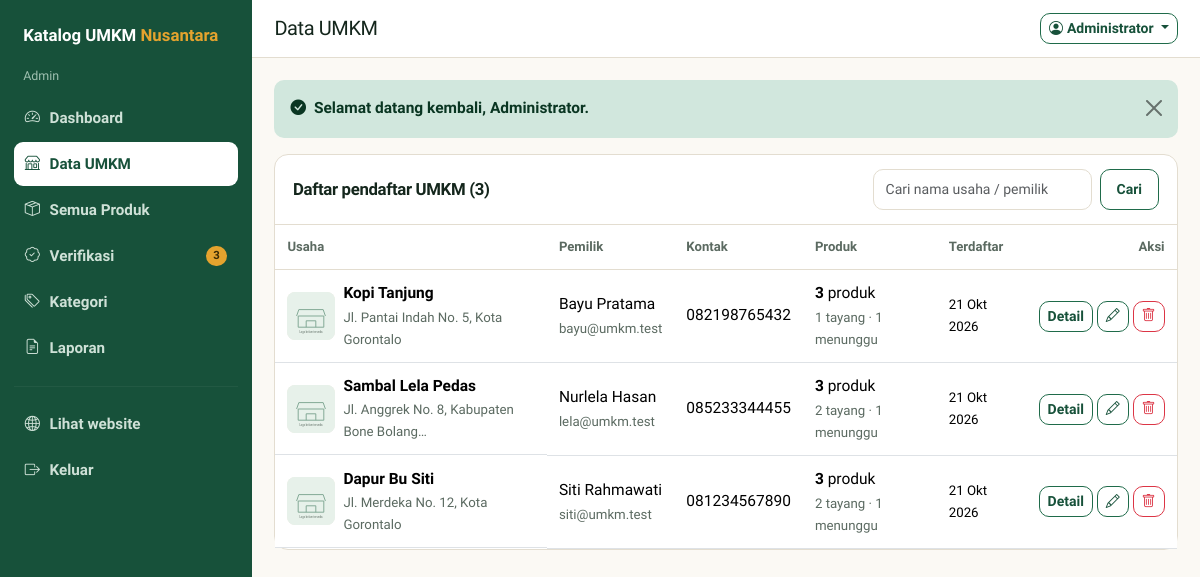
The page /admin/umkm.php (signed in) on the database as committed earlier.
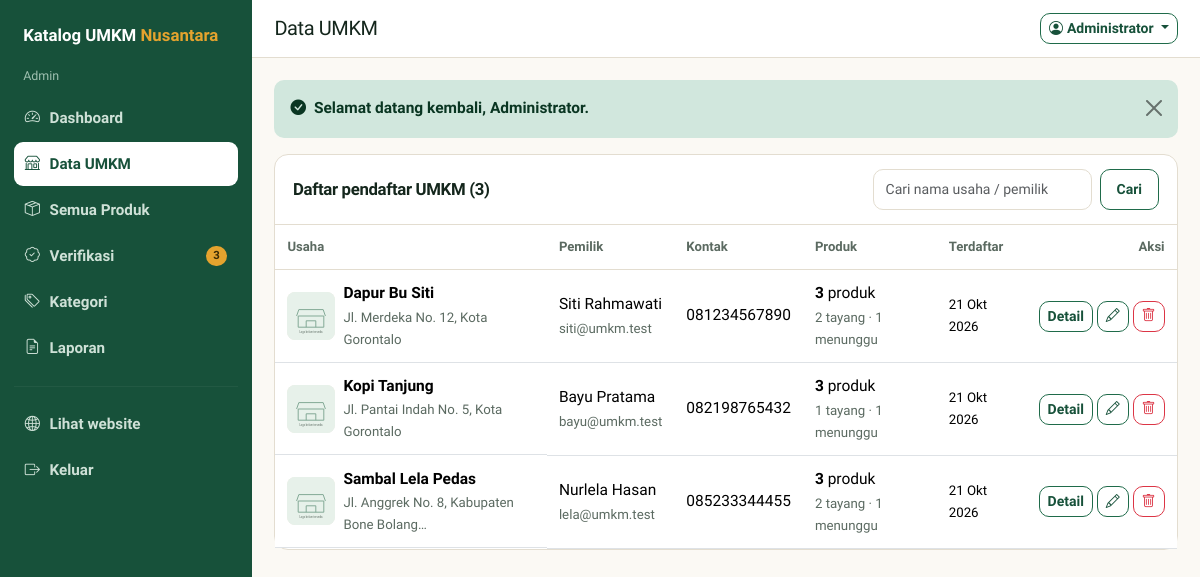
The same page on the database as committed later.
### tables this page shows
CREATE TABLE `umkm` (
  `id`           INT AUTO_INCREMENT PRIMARY KEY,
  `user_id`      INT NOT NULL,
  `nama_usaha`   VARCHAR(150) NOT NULL,
  `nama_pemilik` VARCHAR(100) NOT NULL,
  `alamat`       TEXT NULL,
  `no_telepon`   VARCHAR(20) NOT NULL,
  `deskripsi`    TEXT NULL,
  `foto_umkm`    VARCHAR(255) NULL,
  `status`       ENUM('menunggu','disetujui','ditolak') NOT NULL DEFAULT 'menunggu',
  `created_at`   TIMESTAMP NOT NULL DEFAULT CURRENT_TIMESTAMP,
  `updated_at`   TIMESTAMP NOT NULL DEFAULT CURRENT_TIMESTAMP ON UPDATE CURRENT_TIMESTAMP,
  UNIQUE KEY `uk_umkm_user` (`user_id`),
  CONSTRAINT `fk_umkm_user` FOREIGN KEY (`user_id`) REFERENCES `users` (`id`) ON DELETE CASCADE
);

CREATE TABLE `users` (
  `id`         INT AUTO_INCREMENT PRIMARY KEY,
  `nama`       VARCHAR(100) NOT NULL,
  `email`      VARCHAR(150) NOT NULL,
  `password`   VARCHAR(255) NOT NULL,            
  `role`       ENUM('admin','umkm') NOT NULL DEFAULT 'umkm',
  `created_at` TIMESTAMP NOT NULL DEFAULT CURRENT_TIMESTAMP,
  UNIQUE KEY `uk_users_email` (`email`)
);

### config/database.php (called while the page is built, shortened)
<?php
function db()
{
    static $pdo = null;
    if ($pdo === null) {
        $dsn = 'mysql:host=' . DB_HOST . ';dbname=' . DB_NAME . ';charset=utf8mb4';
        try {
            $pdo = new PDO($dsn, DB_USER, DB_PASS, [
                PDO::ATTR_ERRMODE            => PDO::ERRMODE_EXCEPTION,
                PDO::ATTR_DEFAULT_FETCH_MODE => PDO::FETCH_ASSOC,
                PDO::ATTR_EMULATE_PREPARES   => false,
            ]);
        } catch (PDOException $e) {
            error_log('Koneksi database gagal: ' . $e->getMessage());
            exit('Koneksi ke database gagal. Periksa kembali file config/database.php dan pastikan MySQL sudah berjalan.');
        }
    }
    return $pdo;
}

### admin/umkm.php (the view, shortened to what this page needs)
<?php
$q      = trim($_GET['q'] ?? '');
$where  = '';
$params = [];
$stmt = db()->prepare(
    "SELECT u.*, us.email,
            COUNT(p.id) AS total_produk,
            SUM(p.status = 'menunggu')  AS menunggu,
            SUM(p.status = 'disetujui') AS disetujui
     FROM umkm u
     JOIN users us ON us.id = u.user_id
     LEFT JOIN products p ON p.umkm_id = u.id
     $where
     GROUP BY u.id
     ORDER BY u.created_at DESC"
);
$stmt->execute($params);
$daftar = $stmt->fetchAll();
$judul     = 'Data UMKM';
require_once APP_ROOT . '/includes/panel_header.php';
?>
<div class="kotak">
  <div class="kotak-kepala">
    <h2>Daftar pendaftar UMKM (<?= count($daftar) ?>)</h2>
    <form class="d-flex gap-2" method="get">
      <input class="form-control form-control-sm" type="search" name="q" value="<?= e($q) ?>" placeholder="Cari nama usaha / pemilik">
      <button class="btn btn-garis btn-sm px-3" type="submit">Cari</button>
    </form>
  </div>
  <div class="table-responsive">
    <table class="table align-middle mb-0">
      <thead>
        <tr>
          <th>Usaha</th>
          <th>Pemilik</th>
          <th>Kontak</th>
          <th>Produk</th>
          <th>Terdaftar</th>
          <th class="text-end">Aksi</th>
        </tr>
      </thead>
      <tbody>
      <?php foreach ($daftar as $u): ?>
        <tr>
          <td class="d-flex align-items-center gap-2">
            <img class="foto-tabel" src="<?= gambar('umkm', $u['foto_umkm']) ?>" alt="">
            <div>
              <div class="fw-bold"><?= e($u['nama_usaha']) ?></div>
              <div class="bantuan"><?= e(potong($u['alamat'], 40)) ?></div>
            </div>
          </td>
          <td>
            <div><?= e($u['nama_pemilik']) ?></div>
            <div class="bantuan"><?= e($u['email']) ?></div>
          </td>
          <td><?= e($u['no_telepon']) ?></td>
          <td>
            <span class="fw-bold"><?= (int) $u['total_produk'] ?></span> produk
            <div class="bantuan"><?= (int) $u['disetujui'] ?> tayang &middot; <?= (int) $u['menunggu'] ?> menunggu</div>
          </td>
          <td class="bantuan"><?= tanggal_id($u['created_at']) ?></td>
          <td class="text-end text-nowrap">
            <a class="btn btn-garis btn-sm" href="<?= url('admin/umkm-detail.php?id=' . (int) $u['id']) ?>">Detail</a>
            <a class="btn btn-garis btn-sm" href="<?= url('admin/umkm-edit.php?id=' . (int) $u['id']) ?>"><i class="bi bi-pencil"></i></a>
            <button type="button" class="btn btn-outline-danger btn-sm tombol-hapus"
                    data-nama="UMKM <?= e($u['nama_usaha']) ?> beserta seluruh produknya"
                    data-id="<?= (int) $u['id'] ?>"
                    data-aksi="<?= url('admin/umkm.php') ?>"><i class="bi bi-trash"></i></button>
          </td>
        </tr>
      <?php endforeach; ?>
      </tbody>
    </table>
  </div>
</div>
<?php require_once APP_ROOT . '/includes/panel_footer.php'; ?>

### includes/panel_header.php (shortened to what this page needs)
<?php
$judul     = $judul     ?? 'Dashboard';
$menuAktif = $menuAktif ?? '';
$u         = user();
if (is_admin()) {
    $menungguCount = (int) db()->query("SELECT COUNT(*) FROM products WHERE status = 'menunggu'")->fetchColumn();
    $menu = [
        'dashboard' => ['Dashboard',     'admin/index.php',    'speedometer2', null],
        'umkm'      => ['Data UMKM',     'admin/umkm.php',     'shop',         null],
        'produk'    => ['Semua Produk',  'admin/produk.php',   'box-seam',     null],
        'verifikasi'=> ['Verifikasi',    'admin/produk.php?status=menunggu', 'patch-check', $menungguCount ?: null],
        'kategori'  => ['Kategori',      'admin/kategori.php', 'tags',         null],
        'laporan'   => ['Laporan',       'admin/laporan.php',  'file-earmark-text', null],
    ];
    $peran = 'Admin';
}
function gambar_menu(array $menu, $menuAktif)
{
    foreach ($menu as $kunci => $m) {
        $aktif = $menuAktif === $kunci ? ' aktif' : '';
        echo '<a class="menu' . $aktif . '" href="' . url($m[1]) . '">'
           . '<i class="bi bi-' . e($m[2]) . '"></i><span>' . e($m[0]) . '</span>';
        if (!empty($m[3])) {
            echo '<span class="badge rounded-pill ms-auto" style="background:#e5a32e;color:#3a2b06">' . (int) $m[3] . '</span>';
        }
        echo '</a>';
    }
}
?>
<!DOCTYPE html>
<html lang="id">
<head>
<link href="https://cdn.jsdelivr.net/npm/bootstrap@5.3.3/dist/css/bootstrap.min.css" rel="stylesheet">
<link href="https://cdn.jsdelivr.net/npm/bootstrap-icons@1.11.3/font/bootstrap-icons.min.css" rel="stylesheet">
<link href="<?= asset('css/style.css') ?>" rel="stylesheet">
</head>
<body>
<div class="panel-wrap">
  <aside class="sidebar">
    <a class="merek" href="<?= url('index.php') ?>">Katalog UMKM <span>Nusantara</span></a>
    <div class="peran"><?= e($peran) ?></div>
    <?php gambar_menu($menu, $menuAktif); ?>
    <hr>
    <a class="menu" href="<?= url('index.php') ?>"><i class="bi bi-globe2"></i><span>Lihat website</span></a>
    <a class="menu" href="<?= url('auth/logout.php') ?>"><i class="bi bi-box-arrow-right"></i><span>Keluar</span></a>
  </aside>
  <div class="panel-isi">
    <header class="panel-atas">
      <div class="d-flex align-items-center gap-2">
        <div>
          <h1 class="h5 mb-0"><?= e($judul) ?></h1>
        </div>
      </div>
      <div class="dropdown">
        <button class="btn btn-garis btn-sm dropdown-toggle" data-bs-toggle="dropdown" aria-expanded="false">
          <i class="bi bi-person-circle me-1"></i><span class="d-none d-sm-inline"><?= e($u['nama']) ?></span>
        </button>
      </div>
    </header>
    <main class="panel-konten">
      <?php tampilkan_notif(); ?>

### includes/functions.php (shortened to what this page needs)
<?php
function e($value)
{
    return htmlspecialchars((string) $value, ENT_QUOTES, 'UTF-8');
}
function url($path = '')
{
    return BASE_URL . '/' . ltrim($path, '/');
}
function asset($path)
{
    return url('assets/' . ltrim($path, '/'));
}
function gambar($folder, $file)
{
    return asset('img/placeholder-' . ($folder === 'umkm' ? 'umkm' : 'produk') . '.svg');
}
function tanggal_id($datetime, $denganJam = false)
{
    $bulan = [1 => 'Jan', 'Feb', 'Mar', 'Apr', 'Mei', 'Jun', 'Jul', 'Agu', 'Sep', 'Okt', 'Nov', 'Des'];
    $t = strtotime($datetime);
    $hasil = date('j', $t) . ' ' . $bulan[(int) date('n', $t)] . ' ' . date('Y', $t);
    return $denganJam ? $hasil . ', ' . date('H:i', $t) : $hasil;
}
function potong($teks, $panjang = 120)
{
    $teks = trim(preg_replace('/\s+/', ' ', (string) $teks));
    return mb_strlen($teks) > $panjang ? mb_substr($teks, 0, $panjang) . '…' : $teks;
}
function tampilkan_notif()
{
    $peta = ['sukses' => 'success', 'gagal' => 'danger', 'info' => 'info'];
    $ikon = ['sukses' => 'check-circle-fill', 'gagal' => 'exclamation-triangle-fill', 'info' => 'info-circle-fill'];
    foreach ($_SESSION['flash'] as $f) {
        $kelas = $peta[$f['tipe']] ?? 'info';
        echo '<div class="alert alert-' . $kelas . ' alert-dismissible fade show notif" role="alert">'
           . '<i class="bi bi-' . ($ikon[$f['tipe']] ?? 'info-circle-fill') . ' me-2"></i>' . e($f['pesan'])
           . '<button type="button" class="btn-close" data-bs-dismiss="alert" aria-label="Tutup"></button></div>';
    }
}
function user()
{
    return $_SESSION['user'] ?? null;
}
function sudah_login()
{
    return user() !== null;
}
function is_admin()
{
    return sudah_login() && user()['role'] === 'admin';
}

### includes/panel_footer.php (shortened to what this page needs)
    </main>
  </div>
</div>
</body>
</html>

### assets/css/style.css (style rules this page uses)
:root { --kertas: #fbf9f4; --kertas-tua: #f2eee4; --tinta: #14261c; --tinta-lembut: #5b6a61; --hijau: #1f6b4a; --hijau-tua: #17513a; --hijau-muda: #e7f1ea; --kunyit: #e5a32e; --kunyit-muda: #fdf2dd; --bata: #c0452f; --bata-muda: #fbe8e4; --wa: #1fae56; --garis: #e3ddd0; --radius: 14px; --bayang: 0 1px 2px rgba(20, 38, 28, .06), 0 8px 24px -16px rgba(20, 38, 28, .35); --bs-primary: #1f6b4a; --bs-primary-rgb: 31, 107, 74; --bs-body-font-family: "Plus Jakarta Sans", system-ui, -apple-system, "Segoe UI", sans-serif; }
body { background: var(--kertas); color: var(--tinta); font-family: var(--bs-body-font-family); font-size: 15.5px; line-height: 1.65; }
h1, h2, h3, h4, h5, .h1, .h2, .h3 { font-weight: 800; letter-spacing: -.02em; color: var(--tinta); }
h1 { font-size: clamp(1.9rem, 1.2rem + 2.4vw, 3rem); line-height: 1.15; }
h2 { font-size: clamp(1.4rem, 1.1rem + 1.1vw, 1.9rem); }
a { color: var(--hijau-tua); }
.btn { border-radius: 10px; font-weight: 600; }
.btn-garis { border: 1.5px solid var(--hijau); color: var(--hijau-tua); background: transparent; }
.panel-wrap { display: flex; min-height: 100vh; }
.sidebar { width: 252px; flex: 0 0 252px; background: var(--hijau-tua); color: #dce9e1; padding: 1.1rem .85rem; position: sticky; top: 0; height: 100vh; overflow-y: auto; }
.sidebar .merek { color: #fff; font-weight: 800; font-size: 1.05rem; text-decoration: none; display: block; padding: .3rem .6rem 1rem; }
.sidebar .merek span { color: var(--kunyit); }
.sidebar .peran { font-size: .78rem; color: #9fc0b0; padding: 0 .6rem .6rem; }
.sidebar a.menu { display: flex; align-items: center; gap: .6rem; color: #cfe1d7; text-decoration: none; padding: .58rem .7rem; border-radius: 9px; font-weight: 600; font-size: .95rem; margin-bottom: .15rem; }
.sidebar a.menu.aktif { background: #fff; color: var(--hijau-tua); }
.sidebar hr { border-color: rgba(255, 255, 255, .18); }
.panel-isi { flex: 1; min-width: 0; background: var(--kertas); }
.panel-atas { background: #fff; border-bottom: 1px solid var(--garis); padding: .8rem 1.4rem; display: flex; align-items: center; gap: 1rem; justify-content: space-between; }
.panel-konten { padding: 1.4rem; }
.kotak { background: #fff; border: 1px solid var(--garis); border-radius: var(--radius); }
.kotak-kepala { padding: .9rem 1.1rem; border-bottom: 1px solid var(--garis); display: flex; justify-content: space-between; align-items: center; gap: 1rem; flex-wrap: wrap; }
.kotak-kepala h2, .kotak-kepala h1 { font-size: 1.05rem; margin: 0; }
.table > :not(caption) > * > * { padding: .7rem .75rem; }
.table thead th { font-size: .82rem; color: var(--tinta-lembut); font-weight: 700; border-bottom-color: var(--garis); }
.table td { vertical-align: middle; }
.foto-tabel { width: 48px; height: 48px; border-radius: 8px; object-fit: cover; background: var(--kertas-tua); }
.form-control, .form-select { border-radius: 10px; border-color: var(--garis); padding: .55rem .75rem; }
.bantuan { font-size: .83rem; color: var(--tinta-lembut); }
.notif { border: 0; border-radius: 10px; font-weight: 600; }

Rows that differ between the two databases and show on the page:
changed umkm "Dapur Bu Siti": moves up the list
